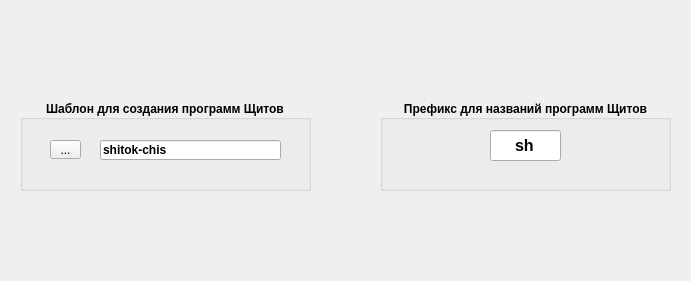
        <widget class="QWidget" name="page_shields">
         <property name="geometry">
          <rect>
           <x>0</x>
           <y>0</y>
           <width>691</width>
           <height>281</height>
          </rect>
         </property>
         <attribute name="icon">
          <iconset>
           <normaloff>ico/Paomedia-Small-N-Flat-Shield.ico</normaloff>ico/Paomedia-Small-N-Flat-Shield.ico</iconset>
         </attribute>
         <attribute name="label">
          <string>Настройки для вкладки Щиты</string>
         </attribute>
         <widget class="QGroupBox" name="groupBox_7">
          <property name="geometry">
           <rect>
            <x>20</x>
            <y>100</y>
            <width>291</width>
            <height>91</height>
           </rect>
          </property>
          <property name="font">
           <font>
            <weight>75</weight>
            <bold>true</bold>
           </font>
          </property>
          <property name="title">
           <string>Шаблон для создания программ Щитов</string>
          </property>
          <property name="alignment">
           <set>Qt::AlignCenter</set>
          </property>
          <widget class="QLineEdit" name="lineEdit_shield_template">
           <property name="geometry">
            <rect>
             <x>80</x>
             <y>40</y>
             <width>181</width>
             <height>20</height>
            </rect>
           </property>
           <property name="text">
            <string>shitok-chis</string>
           </property>
          </widget>
          <widget class="QToolButton" name="toolButton_select_shield_template">
           <property name="geometry">
            <rect>
             <x>30</x>
             <y>40</y>
             <width>31</width>
             <height>19</height>
            </rect>
           </property>
           <property name="font">
            <font>
             <weight>50</weight>
             <bold>false</bold>
            </font>
           </property>
           <property name="text">
            <string>...</string>
           </property>
          </widget>
         </widget>
         <widget class="QGroupBox" name="groupBox_8">
          <property name="geometry">
           <rect>
            <x>380</x>
            <y>100</y>
            <width>291</width>
            <height>91</height>
           </rect>
          </property>
          <property name="font">
           <font>
            <weight>75</weight>
            <bold>true</bold>
           </font>
          </property>
          <property name="title">
           <string>Префикс для названий программ Щитов</string>
          </property>
          <property name="alignment">
           <set>Qt::AlignCenter</set>
          </property>
          <widget class="QLineEdit" name="lineEdit_shield_prefix">
           <property name="geometry">
            <rect>
             <x>110</x>
             <y>30</y>
             <width>71</width>
             <height>31</height>
            </rect>
           </property>
           <property name="font">
            <font>
             <pointsize>12</pointsize>
            </font>
           </property>
           <property name="text">
            <string>sh</string>
           </property>
           <property name="alignment">
            <set>Qt::AlignCenter</set>
           </property>
          </widget>
         </widget>
        </widget>
